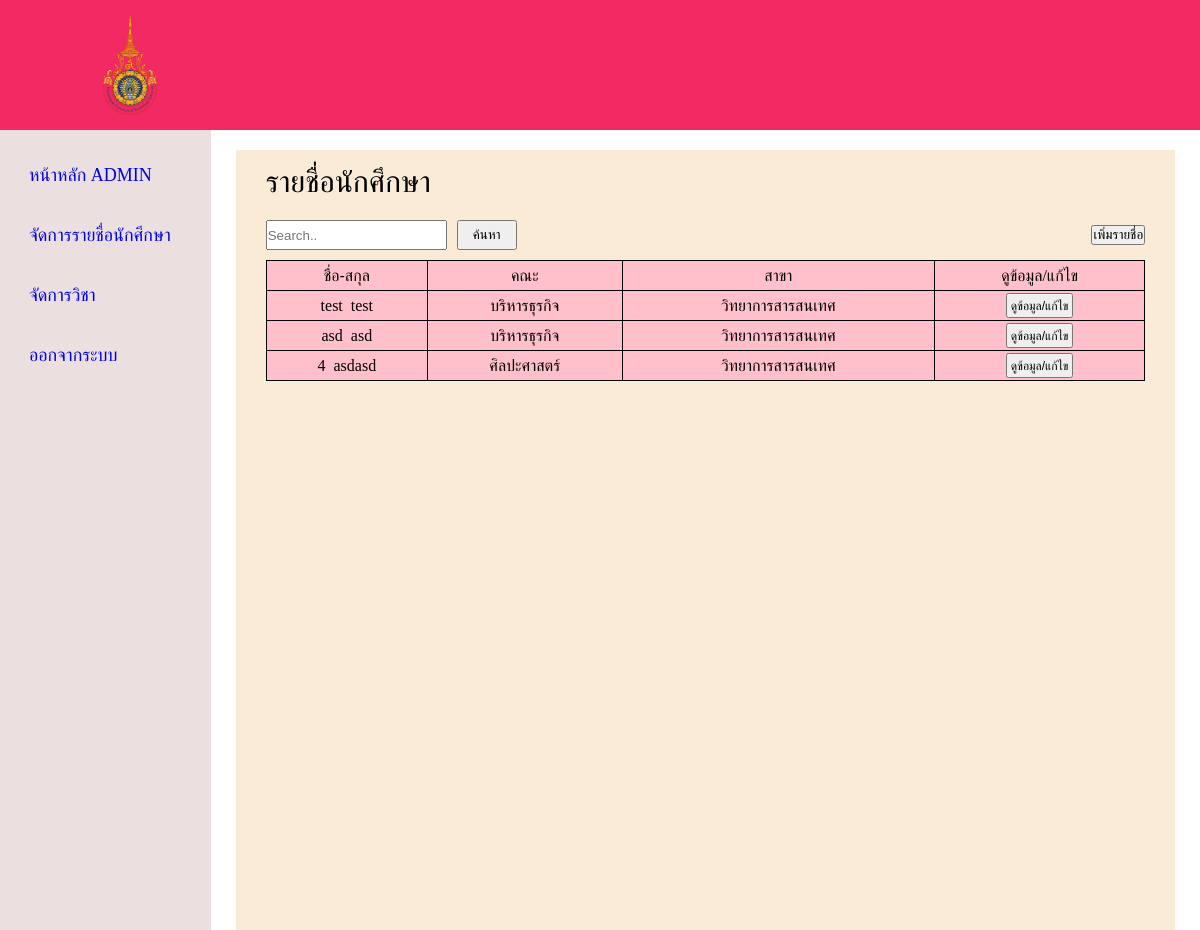
Page /admin/admin_manageStd.php (signed in) on the earlier database version.
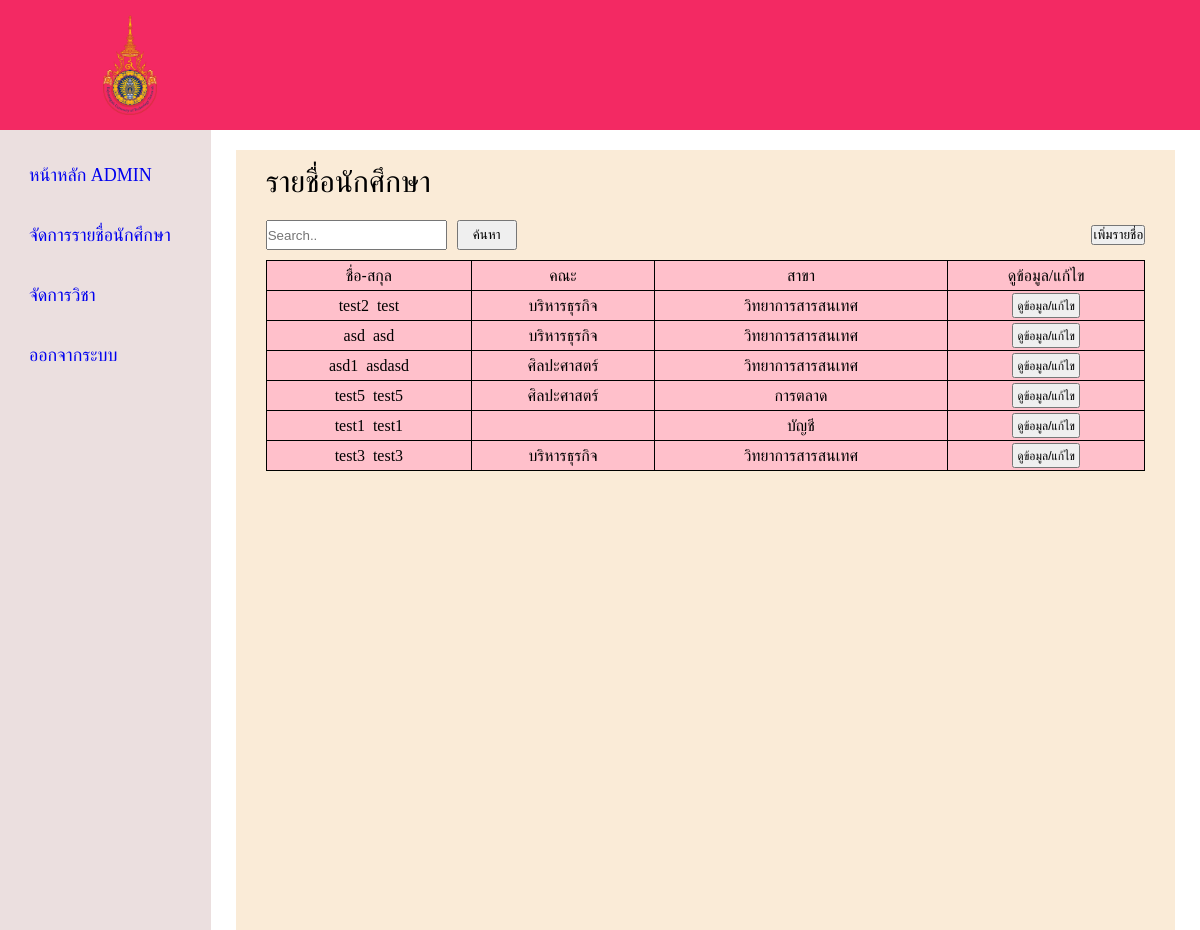
Same page on the later database version.
### tables this page shows
CREATE TABLE `student_detail` (
  `Student_id` int(11) NOT NULL,
  `User_id` int(11) NOT NULL,
  `Fname` varchar(100) NOT NULL,
  `Lname` varchar(100) NOT NULL,
  `Faculty` enum('บริหารธุรกิจ','ศิลปะศาสตร์') NOT NULL,
  `Major` enum('วิทยาการสารสนเทศ','การตลาด','บัญชี') NOT NULL
);

### admin/admin_manageStd.php (the view, shortened to what this page needs)
<?php
require '../connect.php';
if (isset($_POST['btn-search'])){
    $name = $_POST["searchStd"];
    $sql = "SELECT * FROM student_detail WHERE Fname LIKE '%$name%' ORDER BY Fname ASC";
}
else{$sql = "SELECT * FROM student_detail";
}
$result = $connect->query($sql);
?>
<!DOCTYPE html>
<html lang="en">
<head>
    <link rel='stylesheet' type='text/css' media='screen' href='styleadmin.css'>
</head>
<body>
    <header class="header">
    <img src="../picture/มหาวิทยาลัยเทคโนโลยีราชมงคลตะวันออก.png" class="logo">
        </header>
        <div class="container">
            <nav class="sidebar">
                <div class="menu-bar">
                    <div class="menu">
                        <ul class="menu-links">
                            <li class="link">
                                <a href ="admin_home.php">
                                    <span class="text nav-text">หน้าหลัก ADMIN</span>
                                </a>
                            </li>
                            <li class="link">
                                <a href ="admin_manageStd.php">
                                    <span class="text nav-text">จัดการรายชื่อนักศึกษา</span>
                                </a>
                            </li>
                            <li class="link">
                                <a href ="#">
                                    <span class="text nav-text">จัดการวิชา</span>
                                </a>
                            </li>
                            <li class="link">
                                <a href ="logout.php">
                                    <span class="text nav-text">ออกจากระบบ</span>
                                </a>
                            </li>
                        </ul>
                    </div>
                </div>
            </nav>
            <section class="home">
                <div class="container-box">
                    <span>รายชื่อนักศึกษา</span>
                    <div class="search-name">
                        <form action = "admin_manageStd.php" class="form-group" method="POST">
                        <input type="text" placeholder="Search.." name="searchStd">
                        <input type="submit" value="ค้นหา" name="btn-search" class="btn-search">
                        </form>
                        <div class="box-add-std">
                            <button id="btn-add-std" > เพิ่มรายชื่อ </button>
                        </div>
                    </div>
                    <form action="admin_manageStd.php" class="container-box-innerbox" method ="POST">
                        <table>
                            <tr>
                                <td><input type="submit" value="ชื่อ-สกุล" name="stdname" class="input"></td>
                                <td><input type="submit" value="คณะ" name="stdfac" class="input"></td>
                                <td><input type="submit" value="สาขา" name="stdname" class="input"></td>
                                <td>ดูข้อมูล/แก้ไข</td>
                            </tr>
                            <?php while($row = $result->fetch_assoc()): ?>
                            <tr>
                                <td><?php echo $row['Fname']; echo "&nbsp&nbsp" ;echo $row['Lname'];?></td>
                                <td><?php echo $row['Faculty'];?></td>
                                <td><?php echo $row['Major'];?></td>
                                <td><input type="submit" value="ดูข้อมูล/แก้ไข" name= "btn-std-modify"></td>
                            </tr>
                            <?php endwhile ?>
                        </table>
                    </form>
                </div>
            </section>
</body>
</html>

### admin/styleadmin.css (style rules this page uses)
* { margin: 0; padding: 0; box-sizing: border-box; }
.header { display: flex; align-items: center; justify-content: space-between; background-color: #f32963; padding: 15px 80px; }
.logo { width: 100px; height: 100px; object-fit: contain; }
.container { display: flex; }
.sidebar { top: 0; left: 0; height: 100vh; width: 250px; padding: 10px 14px; background-color: rgba(228, 211, 211, 0.719); }
.sidebar li { height: 50px; margin-top: 10px; display: flex; list-style: none; align-items: center; font-size: 18px; }
.sidebar li a { width: 100%; height: 100%; padding-left: 15px; display: flex; align-items: center; text-decoration: none; border-radius: 5px; }
.menu-bar { width: 100%; }
.home { display: flex; justify-content: center; height: 100vh; width: 100%; }
.container-box { margin-top: 20px; padding: 15px 30px; width: 95%; background-color: antiquewhite; }
.container-box span { font-size: 30px; }
.search-name { height: 50px; margin-top: 10px; display: flex; align-items: center; }
.form-group { display: flex; }
.btn-search { margin-left: 10px; width: 60px; }
.container-box-innerbox { width: 100%; background-color:pink; }
table { width: 100%; border-collapse: collapse; }
td { height: 30px; text-align: center; border:1px solid; vertical-align: center; }
.search-name input { height: 30px; }
td input { font-size: 12px; height: 25px; padding: 2px 3px; }
.box-add-std { width: 100%; display: flex; justify-content: flex-end; }
.container-box-innerbox .input { background: none; border: none; cursor: pointer; font-size: 16px; }

Differences in the rows shown:
changed student_detail "test": Fname "test" → "test2"
changed student_detail "asdasd": Fname "4" → "asd1"
added student_detail: Fname "test5", Lname "test5", Faculty "ศิลปะศาสตร์", Major "การตลาด"
added student_detail: Fname "test1", Lname "test1", Major "บัญชี"
added student_detail: Fname "test3", Lname "test3", Faculty "บริหารธุรกิจ", Major "วิทยาการสารสนเทศ"
